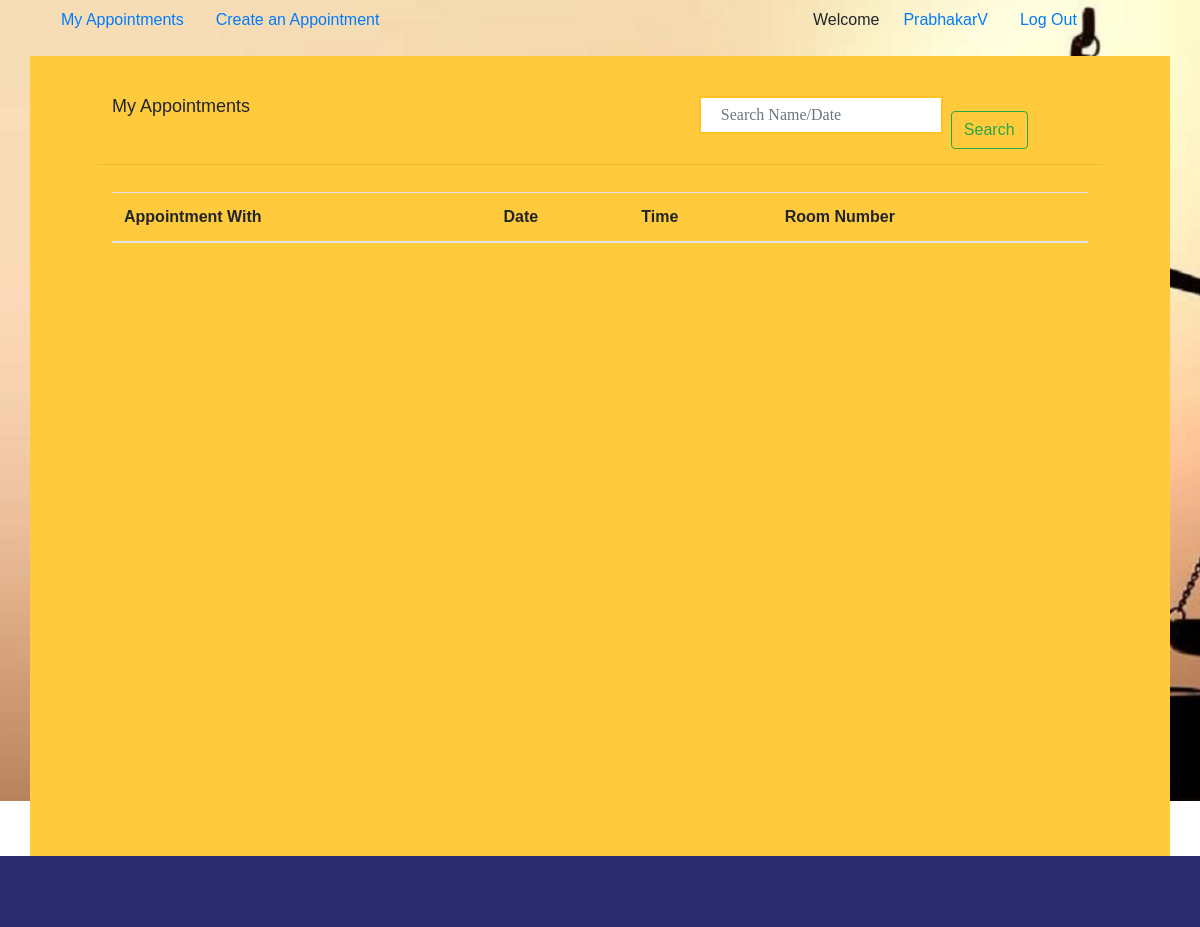
The app's page /teacher/ (signed in), older data.
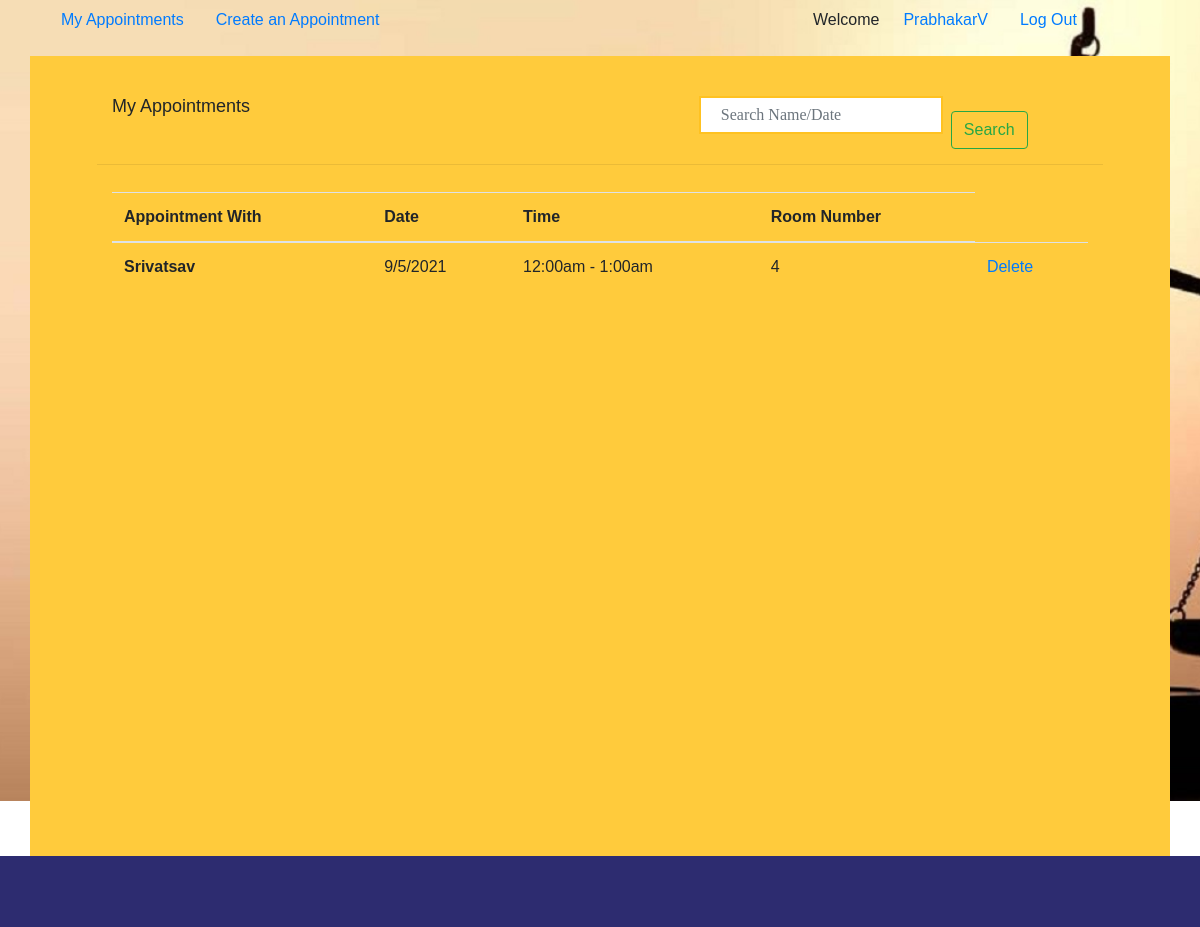
The same page, newer data.
### teacher/models.py (models this page shows, shortened)
class Appointment(models.Model):
	user=models.ForeignKey(settings.AUTH_USER_MODEL,blank=True, null=True,on_delete=models.DO_NOTHING)
	date=models.CharField(max_length=50)
	time_start=models.CharField(max_length=50)
	time_end=models.CharField(max_length=50)
	room_number=models.CharField(max_length=50)
	appointment_with=models.CharField(max_length=50,blank=True)
	update_time=models.DateField(auto_now=True, auto_now_add=False)
	frist_time=models.DateField(auto_now=False, auto_now_add=True)

### teacher/views.py (the view)
# urls.py: path('teacher/', include("teacher.urls")),
def teacher(request):#this section for my appointment
	group_name=Group.objects.all().filter(user = request.user)# get logget user grouped name
	group_name=str(group_name[0]) # convert to string
	if "Teacher" == group_name:
		user_name=request.user.get_username()#Getting Username
		appointment_list = Appointment.objects.all().order_by("-id").filter(user=request.user)
		q=request.GET.get("q")#search start
		if q:
			appointment_list=appointment_list.filter(appointment_with__icontains=q)
		else:
			appointment_list = appointment_list# search end
		appointments= {
		    "query": appointment_list,
		    "user_name":user_name
		}
		return render(request, 'attorney.html', appointments )
	else:
		return redirect('http://127.0.0.1:8000/')

### templates/attorney.html (shortened to what this page needs)
{% extends 'common_attorney.html' %}
{% block common_attorney %}
   <div class="customer">
           <div class="container">
          <div class="row min-height">
              <div class="col-sm-12">
                            <div class="row main_boder">
                                <div class="col-sm-7">
                                     <h3 class="appointment_list">My Appointments</h3>
                                </div>
                                <div class="col-sm-5">
                                      <form class="form-inline my-2 my-lg-0" method="GET" action="">
                                          <input class="form-control mr-sm-2" type="text" name="q" placeholder="Search Name/Date" placeholder="Search With Name" aria-label="Search">
                                          <button class="btn btn-outline-success my-2 my-sm-0" type="submit" value="Search">Search</button>
                                       </form>
                                </div>
                            </div>
                             <table class="table">
                                 <thead>
                                  <tr>
                                    <th scope="col">Appointment With</th>
                                    <th scope="col">Date</th>
                                    <th scope="col">Time</th>
                                    <th scope="col">Room Number</th>
                                  </tr>
                                </thead>{% for appoint in query %}
                                {% if appoint.appointment_with != '' %}
                                <tbody>
                                  <tr>
                                    <th scope="row">{{appoint.appointment_with}}</th>
                                          <td>{{appoint.date}}</td>
                                          <td>{{appoint.time_start}} - {{appoint.time_end}}</td>
                                          <td>{{appoint.room_number}}</td>
                                          <td><a href ="{% url 'appointment_delete' id=appoint.id %}">Delete</a></td>
                                  </tr>{% endif %}
                                </tbody>{% endfor %}
                            </table>
              </div>
          </div>
      </div>
      </div>
      <div class="footer">
      </div>
{% endblock common_attorney %}

### templates/common_attorney.html
{% extends 'common.html' %}
{% block body %}
   <div class="container ">
   	<div class="row customer_nav">
   	             <div class="col-sm-8">
						     <ul class="nav nav-pills">
								  <li class="nav-item">
								    <a class="nav-link" href='{% url "teacher_home"%}'>My Appointments</a>
								  </li>
								  <li class="nav-item">
								    <a class="nav-link" href='{% url "teacher_appointment_list"%}'>Create an Appointment</a>
								  </li>
							  </ul>
                  </div>
                 <div class="col-sm-4">
					     <ul class="nav nav-pills">
							  <li class="nav-item">
							    <p>Welcome </p>
							  </li>
							  <li class="nav-item">
							    <a class="nav-link" href="#">{{user_name}}</a>
							  </li>
							  <li class="nav-item">
							    <a class="nav-link" href='{% url "logout"%}'>Log Out</a>
							  </li>
						  </ul>
	       		 </div>
	  </div>
    </div>
    {% block common_attorney %}
    {% endblock common_attorney %}
{% endblock %}

### templates/common.html (shortened to what this page needs)
{% load static %}
<!DOCTYPE html>
<html>
<head>
	<link rel="stylesheet" href="https://stackpath.bootstrapcdn.com/bootstrap/4.1.3/css/bootstrap.min.css">
    <link rel="stylesheet" href="https://use.fontawesome.com/releases/v5.3.1/css/all.css">
    <link rel="stylesheet" type="text/css" href="{% static 'css/style.css' %}?{% now 'U' %}">
	<link rel="stylesheet" type="text/css" href="{% static 'date/jquery.timepicker.css' %}" />
	<link rel="stylesheet" type="text/css" href="{% static 'date/bootstrap-datepicker.css' %}"/>
</head>
<body class="login">
	    {% block body %}
	    {% endblock %}
</body>
</html>

### static/css/style.css (style rules this page uses)
h3 { font-size: 18px }
.nav>li { position: inherit; display: inline-block; vertical-align: middle; }
.footer { background: #1b1b1b; padding-top: 70px; }
.form-control { border: #ffc221 solid 2px; border-radius: inherit; margin-bottom: 30px; padding: 13px 20px; font-family: poppins; }
.login { height: 100vh; background: url(image/background1.jpg) no-repeat center ; background-size: 275vh; }
.customer { height: 100vh; }
body { font-family: sans-serif !important }
.footer { background: #2d2c70; padding-top: 70px; }
li.nav-item p { padding: 8px; }
.row.min-height { background: #ffcb3c; padding: 20px 67px 36px 67px; }
.row.main_boder { margin-bottom: 27px; border-bottom: 1px solid #00000014; }
.row.min-height { background: #ffcb3c; padding: 40px 67px 36px 67px; height: 100vh; }
.main_boder { border-bottom: 1px solid #00000014; }

Row changes from the older to the newer data that the page shows:
now on this page (row edited): Appointment: appointment_with "Srivatsav", date "9/5/2021", time_start "12:00am", time_end "1:00am", room_number "4"
